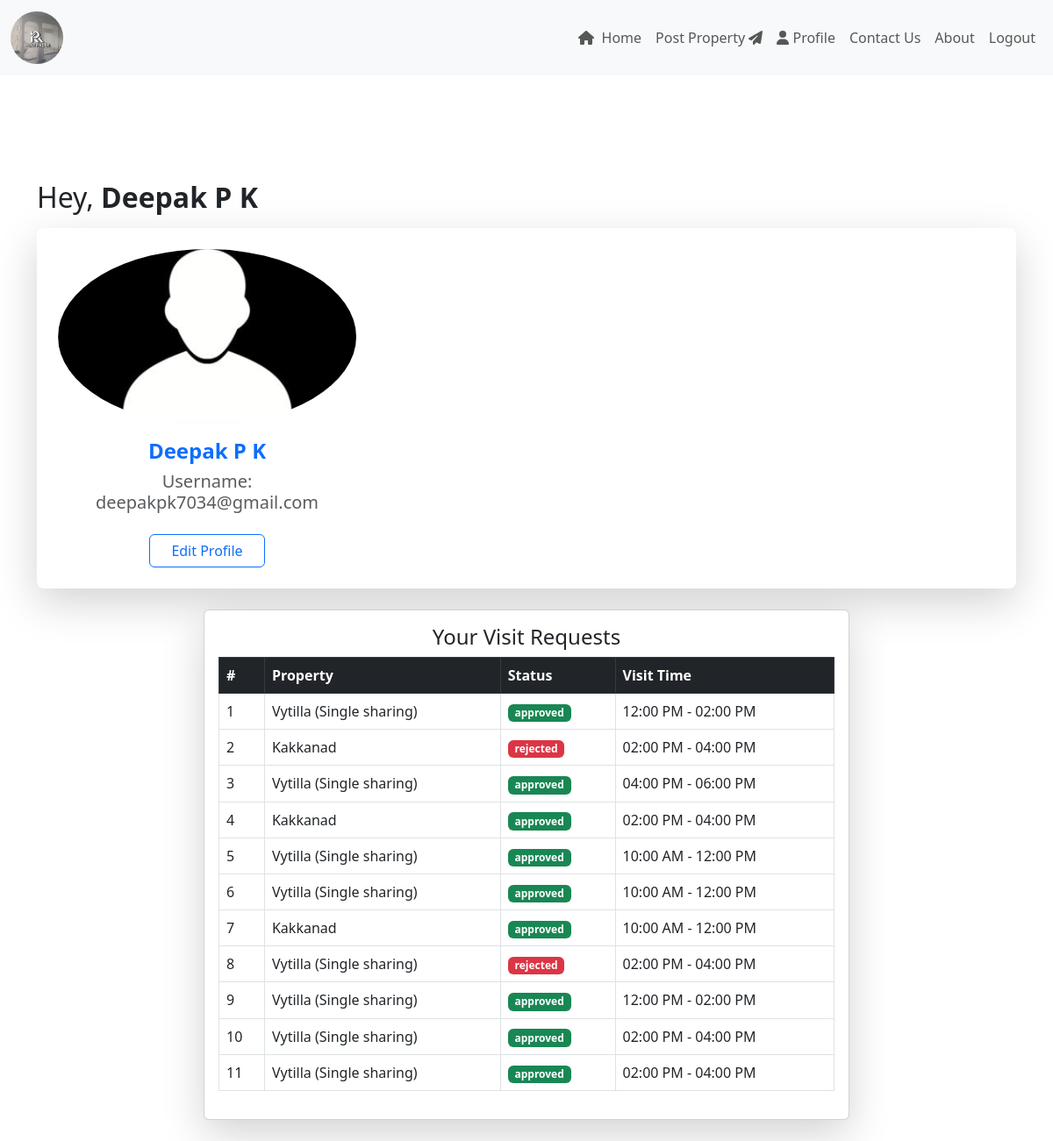
Screenshot of /profile (signed in) with the database file from the repository.
### app/models.py (models this page shows, shortened)
class VisitRequest(models.Model):
    STATUS_CHOICES = [
        ('pending', 'Pending'),
        ('approved', 'Approved'),
        ('rejected', 'Rejected'),
    ]
    house = models.ForeignKey(House, on_delete=models.CASCADE, related_name="visit_requests")
    user = models.ForeignKey(User, on_delete=models.CASCADE, blank=True, null=True)
    user_name = models.CharField(max_length=255)
    phone_number = models.CharField(max_length=15)
    time_slot = models.CharField(max_length=50)
    requested_at = models.DateTimeField(auto_now_add=True)
    status = models.CharField(max_length=10, choices=STATUS_CHOICES, default='pending')

class House(models.Model):
    PROPERTY_TYPES = [
        ('apartment', 'Apartment'),
        ('flat', 'Flat'),
        ('house', 'House'),
        ('pg', 'PG'),
    ]
    BHK_CHOICES = [
        ('1RK', '1 RK'),
        ('1BHK', '1 BHK'),
        ('2BHK', '2 BHK'),
        ('3BHK', '3 BHK'),
        ('4BHK', '4 BHK'),
    ]
    PREFERRED_TENANTS = [
        ('boys', 'Boys'),
        ('girls', 'Girls'),
        ('couples', 'Couples'),
        ('family', 'Family'),
        ('mixed', 'Mixed'),
        ('unmarried_couples', 'Unmarried Couples'),
    ]
    LOOKING_FOR_CHOICES = [
        ('students', 'Students'),
        ('working_professionals', 'Working Professionals'),
        ('family', 'Family'),
    ]
    title = models.CharField(max_length=200)
    description = models.TextField()
    price = models.DecimalField(max_digits=10, decimal_places=2)
    security_deposit = models.DecimalField(max_digits=10, decimal_places=2, default=0)
    location = models.CharField(max_length=200)
    image = models.ImageField(blank=True, null=True)
    property_type = models.CharField(max_length=20, choices=PROPERTY_TYPES)
    bhk_type = models.CharField(max_length=10, choices=BHK_CHOICES, default='1RK')
    preferred_tenants = models.CharField(max_length=20, choices=PREFERRED_TENANTS)
    looking_for = models.CharField(max_length=30, choices=LOOKING_FOR_CHOICES)
    bedrooms = models.PositiveIntegerField(default=1)
    bathrooms = models.PositiveIntegerField(default=1)
    furnishing = models.CharField(max_length=50, choices=[('semi-furnished', 'Semi-Furnished'), ('fully-furnished', 'Fully-Furnished'), ('unfurnished', 'Unfurnished')])
    rating = models.FloatField(default=0.0)
    available_from = models.DateField()

### app/views.py (the view)
# urls.py: path('profile',views.profile),
def profile(req):
    if 'user' in req.session:
        visit_requests = VisitRequest.objects.filter(user=req.user).order_by('-id')  # Fetch user's visit requests
        return render(req,'user/profile.html', {'visit_requests': visit_requests})
    else:
        return redirect(rent_login)

### template/user/profile.html (shortened to what this page needs)
<!DOCTYPE html>
<html lang="en">
<head>
   {% load static %}
    <link rel="stylesheet" href="{% static 'css/user.css' %}">
    <link href="https://cdn.jsdelivr.net/npm/bootstrap@5.3.0/dist/css/bootstrap.min.css" rel="stylesheet">
    <link rel="stylesheet" href="https://cdnjs.cloudflare.com/ajax/libs/font-awesome/6.5.1/css/all.min.css">
</head>
<body>
   <header class="header">
      <nav class="navbar navbar-expand-lg navbar-light bg-light">
          <div class="container-fluid">
              <a href="../" class="navbar-brand">
                  <img src="{% static 'img/Logo.jpg' %}" alt="Logo" class="img-fluid rounded-circle" style="height: 60px; width: 60px; object-fit: cover;">
              </a>
              <div class="collapse navbar-collapse" id="navbarNav">
                  <ul class="navbar-nav ms-auto">
                     <li class="nav-item"><a class="nav-link" href="../"><i class="fas fa-home me-1"></i> Home</a></li>
                      <li class="nav-item"><a class="nav-link" href="../post_property">Post Property <i class="fas fa-paper-plane"></i></a></li>
                      <li class="nav-item"><a class="nav-link" href="profile"><i class="fa-solid fa-user"></i> Profile</a></li>
                      <li class="nav-item"><a class="nav-link" href="contact">Contact Us</a></li>
                      <li class="nav-item"><a class="nav-link" href="#">About</a></li>
                      {% if user.is_authenticated %}
                          <li class="nav-item"><a class="nav-link" href="logout">Logout</a></li>
                      {% else %}
                          <li class="nav-item"><a class="nav-link" href="login">Login</a></li>
                      {% endif %}
                  </ul>
              </div>
          </div>
      </nav>
  </header>
   <div class="container mt-5 pt-5">
    <h2 class="mt-4 mb-3">Hey, <span class="fw-bold">{{ user.first_name }}</span></h2>
    <div class="card shadow-lg p-4 border-0 rounded-3">
        <div class="row align-items-center">
            <div class="col-md-4 text-center">
                <img src="{% static 'img/profile_avatar.jpg' %}" class="img-fluid rounded-circle mb-3" alt="User Profile">
                <h4 class="fw-bold text-primary">{{ user.first_name }}</h4>
                <h5 class="text-muted">Username: <span class="fw-light">{{ user.username }}</span></h5>
                <button id="editProfileBtn" class="btn btn-outline-primary mt-3 px-4">Edit Profile</button>
            </div>
        </div>
    </div>
</div>
   <div class="container mt-4">
    <div class="row">
       <div class="col-md-8 offset-md-2">
          <div class="card shadow-lg p-3 mb-4">
             <h4 class="card-title text-center">Your Visit Requests</h4>
             <table class="table table-bordered table-hover">
                <thead class="table-dark">
                   <tr>
                      <th>#</th>
                      <th>Property</th>
                      <th>Status</th>
                      <th>Visit Time</th>
                   </tr>
                </thead>
                <tbody>
                   {% for request in visit_requests %}
                   <tr>
                      <td>{{ forloop.counter }}</td>
                      <td>{{ request.house.title }}</td>
                      <td>
                         <span class="badge {% if request.status == 'approved' %}bg-success{% elif request.status == 'pending' %}bg-warning{% else %}bg-danger{% endif %}">
                            {{ request.status }}
                         </span>
                      </td>
                      <td>{{ request.time_slot }}</td>
                   </tr>
                   {% empty %}
                   <tr>
                      <td colspan="3" class="text-center">No visit requests found.</td>
                   </tr>
                   {% endfor %}
                </tbody>
             </table>
          </div>
       </div>
    </div>
 </div>
</body>
</html>

### static/css/user.css (style rules this page uses)
body { background-color: #f8f9fa; }
.card { border-radius: 15px; overflow: hidden; box-shadow: 0 4px 10px rgba(0, 0, 0, 0.1); }
.card img { width: 100%; height: 200px; object-fit: cover; }

### rows the page displays
VisitRequest: house "Vytilla (Single sharing)", status "approved", time_slot "12:00 PM - 02:00 PM"
VisitRequest: house "Kakkanad", status "rejected", time_slot "02:00 PM - 04:00 PM"
VisitRequest: house "Vytilla (Single sharing)", status "approved", time_slot "04:00 PM - 06:00 PM"
VisitRequest: house "Kakkanad", status "approved", time_slot "02:00 PM - 04:00 PM"
VisitRequest: house "Vytilla (Single sharing)", status "approved", time_slot "10:00 AM - 12:00 PM"
VisitRequest: house "Vytilla (Single sharing)", status "approved", time_slot "10:00 AM - 12:00 PM"
VisitRequest: house "Kakkanad", status "approved", time_slot "10:00 AM - 12:00 PM"
VisitRequest: house "Vytilla (Single sharing)", status "rejected", time_slot "02:00 PM - 04:00 PM"
VisitRequest: house "Vytilla (Single sharing)", status "approved", time_slot "12:00 PM - 02:00 PM"
VisitRequest: house "Vytilla (Single sharing)", status "approved", time_slot "02:00 PM - 04:00 PM"
VisitRequest: house "Vytilla (Single sharing)", status "approved", time_slot "02:00 PM - 04:00 PM"

### other values shown
{{ user.first_name }} "Deepak P K"
{{ user.username }} "deepakpk7034@gmail.com"
